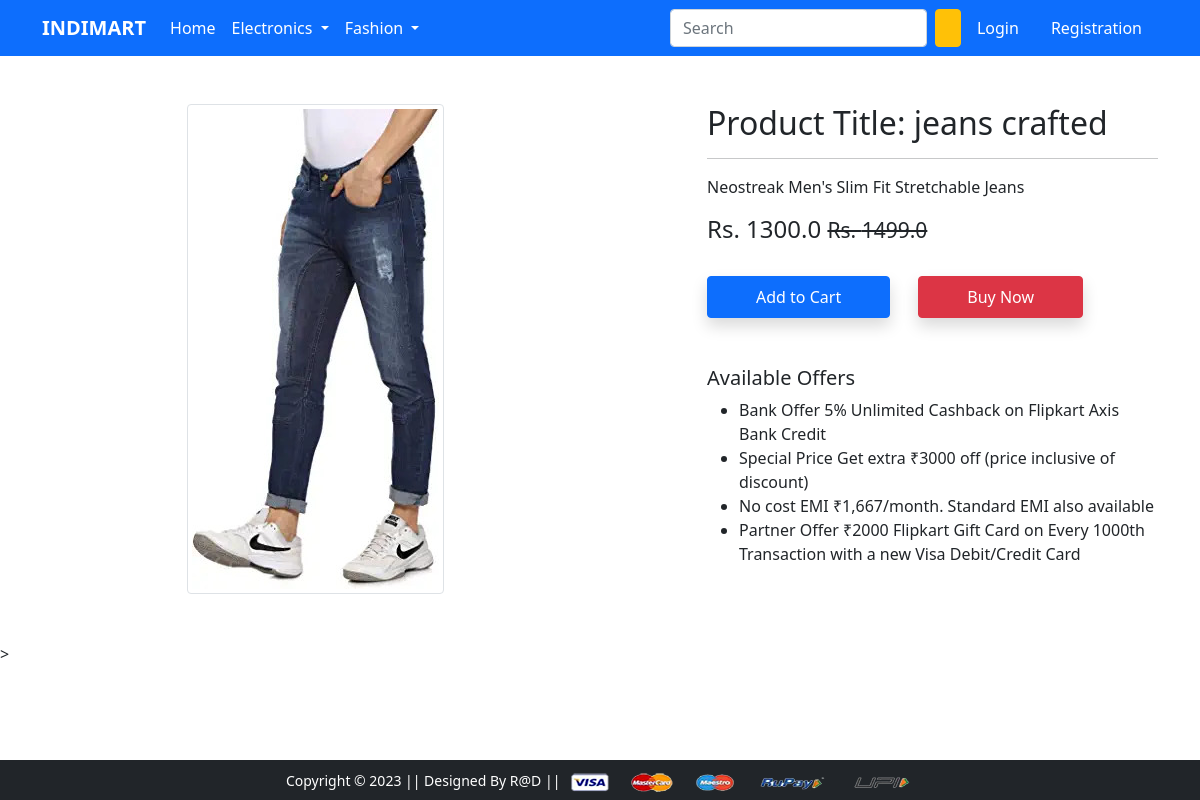
Screenshot of /product-detail/1 with the database file from the repository.
### app/models.py (models this page shows)
class Product(models.Model):
    title = models.CharField(max_length=100)
    selling_price = models.FloatField()
    discounted_price = models.FloatField()
    description = models.TextField()
    brand = models.CharField(max_length=100)
    category = models.CharField(choices=CATEGORY_CHOICES, max_length=2)
    product_image = models.ImageField(upload_to='productimg')

### app/views.py (the view)
# urls.py: path('product-detail/<int:pk>', views.ProductDetailView.as_view(), name='product-detail'),
class ProductDetailView(View):
 def get(self,request,pk):
    totalitem=0
    product = Product.objects.get(pk=pk)
    item_already_in_cart = False
    if request.user.is_authenticated:
      totalitem=len(Cart.objects.filter(user=request.user))
      item_already_in_cart = Cart.objects.filter(Q(product=product.id) & Q(user=request.user)).exists()
    return render(request, 'app/productdetail.html',
    {'product':product , 'item_already_in_cart':item_already_in_cart,'totalitem':totalitem})

### app/templates/app/productdetail.html (shortened to what this page needs)
{% extends 'app/base.html' %}
{% load static %}
{% block main-content %}
<div class="container my-5">
 <div class="row">
  <div class="col-sm-6 text-center align-self-center">
   <img src="{{product.product_image.url}}" alt="" class="img-fluid img-thumbnail">
  </div>
  <div class="col-sm-5 offset-sm-1">
   <h2>Product Title: {{product.title}}</h2>
   <hr>
   <p>{{product.description}}</p>
    <h4>Rs. {{product.discounted_price}} <small class="fw-light text-decoration-line-through">Rs. {{product.selling_price}}</small></h4> <br>
    {% if not request.user.is_authenticated %}
    <form action="/add-to-cart" class="d-inline">
        <button type="submit" class="btn btn-primary shadow px-5 py-2 ">Add to Cart </button>
    </form>
    {% endif %}
    <a href="{% url 'checkout' %}" class="btn btn-danger shadow px-5 py-2 ms-4">Buy Now</a>
   <h5 class="mt-5">Available Offers</h5>
   <ul>
    <li>Bank Offer 5% Unlimited Cashback on Flipkart Axis Bank Credit</li>
    <li>Special Price Get extra ₹3000 off (price inclusive of discount)</li>
    <li>No cost EMI ₹1,667/month. Standard EMI also available</li>
    <li>Partner Offer ₹2000 Flipkart Gift Card on Every 1000th Transaction with a new Visa Debit/Credit Card</li>
   </ul>
  </div>
 </div>
</div>
{% endblock main-content %}

### rows the page displays
Product: product_image (picture), title "jeans crafted", description "Neostreak Men's Slim Fit Stretchable Jeans", discounted_price "1300.0", selling_price "1499.0"
